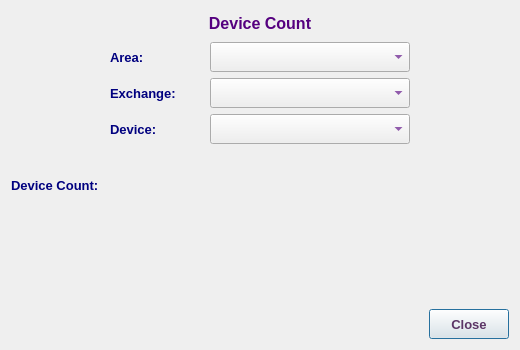
<?xml version="1.0" encoding="UTF-8"?>
<ui version="4.0">
 <class>DeviceCountDialog</class>
 <widget class="QDialog" name="DeviceCountDialog">
  <property name="geometry">
   <rect>
    <x>0</x>
    <y>0</y>
    <width>520</width>
    <height>350</height>
   </rect>
  </property>
  <property name="minimumSize">
   <size>
    <width>520</width>
    <height>350</height>
   </size>
  </property>
  <property name="maximumSize">
   <size>
    <width>521</width>
    <height>351</height>
   </size>
  </property>
  <property name="font">
   <font>
    <family>Tahoma</family>
    <pointsize>10</pointsize>
   </font>
  </property>
  <property name="windowTitle">
   <string>Device Count</string>
  </property>
  <property name="windowIcon">
   <iconset resource="../../../image.qrc">
    <normaloff>:/Image/stat.png</normaloff>:/Image/stat.png</iconset>
  </property>
  <layout class="QVBoxLayout" name="verticalLayout_3">
   <item>
    <layout class="QHBoxLayout" name="horizontalLayout">
     <item>
      <widget class="QLabel" name="label_2">
       <property name="text">
        <string/>
       </property>
       <property name="pixmap">
        <pixmap resource="../../../image.qrc">:/Image/device.png</pixmap>
       </property>
      </widget>
     </item>
     <item>
      <widget class="QLabel" name="label">
       <property name="sizePolicy">
        <sizepolicy hsizetype="Expanding" vsizetype="Preferred">
         <horstretch>0</horstretch>
         <verstretch>0</verstretch>
        </sizepolicy>
       </property>
       <property name="minimumSize">
        <size>
         <width>350</width>
         <height>25</height>
        </size>
       </property>
       <property name="maximumSize">
        <size>
         <width>1500</width>
         <height>25</height>
        </size>
       </property>
       <property name="font">
        <font>
         <family>Tahoma</family>
         <pointsize>12</pointsize>
         <weight>75</weight>
         <bold>true</bold>
        </font>
       </property>
       <property name="styleSheet">
        <string notr="true">color: rgb(85, 0, 127);</string>
       </property>
       <property name="text">
        <string>Device Count</string>
       </property>
       <property name="alignment">
        <set>Qt::AlignCenter</set>
       </property>
      </widget>
     </item>
     <item>
      <widget class="QLabel" name="label_3">
       <property name="text">
        <string/>
       </property>
       <property name="pixmap">
        <pixmap resource="../../../image.qrc">:/Image/stat.png</pixmap>
       </property>
      </widget>
     </item>
    </layout>
   </item>
   <item>
    <layout class="QHBoxLayout" name="horizontalLayout_2">
     <property name="spacing">
      <number>0</number>
     </property>
     <item>
      <spacer name="horizontalSpacer_4">
       <property name="orientation">
        <enum>Qt::Horizontal</enum>
       </property>
       <property name="sizeHint" stdset="0">
        <size>
         <width>40</width>
         <height>20</height>
        </size>
       </property>
      </spacer>
     </item>
     <item>
      <widget class="QLabel" name="label_4">
       <property name="minimumSize">
        <size>
         <width>100</width>
         <height>30</height>
        </size>
       </property>
       <property name="maximumSize">
        <size>
         <width>120</width>
         <height>30</height>
        </size>
       </property>
       <property name="font">
        <font>
         <family>Tahoma</family>
         <pointsize>10</pointsize>
         <weight>75</weight>
         <bold>true</bold>
        </font>
       </property>
       <property name="styleSheet">
        <string notr="true">color: rgb(0, 0, 127);</string>
       </property>
       <property name="text">
        <string>Area:</string>
       </property>
       <property name="alignment">
        <set>Qt::AlignLeading|Qt::AlignLeft|Qt::AlignVCenter</set>
       </property>
      </widget>
     </item>
     <item>
      <widget class="QComboBox" name="areaCB">
       <property name="minimumSize">
        <size>
         <width>200</width>
         <height>30</height>
        </size>
       </property>
       <property name="maximumSize">
        <size>
         <width>200</width>
         <height>30</height>
        </size>
       </property>
       <property name="font">
        <font>
         <family>Tahoma</family>
         <pointsize>10</pointsize>
         <weight>75</weight>
         <bold>true</bold>
        </font>
       </property>
       <property name="styleSheet">
        <string notr="true">color: rgb(85, 0, 127);</string>
       </property>
      </widget>
     </item>
     <item>
      <spacer name="horizontalSpacer_2">
       <property name="orientation">
        <enum>Qt::Horizontal</enum>
       </property>
       <property name="sizeHint" stdset="0">
        <size>
         <width>40</width>
         <height>20</height>
        </size>
       </property>
      </spacer>
     </item>
    </layout>
   </item>
   <item>
    <widget class="QFrame" name="exchFrame">
     <property name="frameShape">
      <enum>QFrame::NoFrame</enum>
     </property>
     <property name="frameShadow">
      <enum>QFrame::Raised</enum>
     </property>
     <property name="lineWidth">
      <number>0</number>
     </property>
     <layout class="QVBoxLayout" name="verticalLayout">
      <property name="spacing">
       <number>0</number>
      </property>
      <property name="leftMargin">
       <number>0</number>
      </property>
      <property name="topMargin">
       <number>0</number>
      </property>
      <property name="rightMargin">
       <number>0</number>
      </property>
      <property name="bottomMargin">
       <number>0</number>
      </property>
      <item>
       <layout class="QHBoxLayout" name="horizontalLayout_6">
        <property name="spacing">
         <number>0</number>
        </property>
        <item>
         <spacer name="horizontalSpacer_6">
          <property name="orientation">
           <enum>Qt::Horizontal</enum>
          </property>
          <property name="sizeHint" stdset="0">
           <size>
            <width>40</width>
            <height>20</height>
           </size>
          </property>
         </spacer>
        </item>
        <item>
         <widget class="QLabel" name="label_7">
          <property name="minimumSize">
           <size>
            <width>100</width>
            <height>30</height>
           </size>
          </property>
          <property name="maximumSize">
           <size>
            <width>120</width>
            <height>30</height>
           </size>
          </property>
          <property name="font">
           <font>
            <family>Tahoma</family>
            <pointsize>10</pointsize>
            <weight>75</weight>
            <bold>true</bold>
           </font>
          </property>
          <property name="styleSheet">
           <string notr="true">color: rgb(0, 0, 127);</string>
          </property>
          <property name="text">
           <string>Exchange:</string>
          </property>
          <property name="alignment">
           <set>Qt::AlignLeading|Qt::AlignLeft|Qt::AlignVCenter</set>
          </property>
         </widget>
        </item>
        <item>
         <widget class="QComboBox" name="abbrCB">
          <property name="minimumSize">
           <size>
            <width>200</width>
            <height>30</height>
           </size>
          </property>
          <property name="maximumSize">
           <size>
            <width>200</width>
            <height>30</height>
           </size>
          </property>
          <property name="font">
           <font>
            <family>Tahoma</family>
            <pointsize>10</pointsize>
            <weight>75</weight>
            <bold>true</bold>
           </font>
          </property>
          <property name="styleSheet">
           <string notr="true">color: rgb(85, 0, 127);</string>
          </property>
         </widget>
        </item>
        <item>
         <spacer name="horizontalSpacer_7">
          <property name="orientation">
           <enum>Qt::Horizontal</enum>
          </property>
          <property name="sizeHint" stdset="0">
           <size>
            <width>40</width>
            <height>20</height>
           </size>
          </property>
         </spacer>
        </item>
       </layout>
      </item>
     </layout>
    </widget>
   </item>
   <item>
    <layout class="QHBoxLayout" name="horizontalLayout_9">
     <property name="spacing">
      <number>0</number>
     </property>
     <item>
      <spacer name="horizontalSpacer_8">
       <property name="orientation">
        <enum>Qt::Horizontal</enum>
       </property>
       <property name="sizeHint" stdset="0">
        <size>
         <width>40</width>
         <height>20</height>
        </size>
       </property>
      </spacer>
     </item>
     <item>
      <widget class="QLabel" name="label_11">
       <property name="minimumSize">
        <size>
         <width>100</width>
         <height>30</height>
        </size>
       </property>
       <property name="maximumSize">
        <size>
         <width>120</width>
         <height>30</height>
        </size>
       </property>
       <property name="font">
        <font>
         <family>Tahoma</family>
         <pointsize>10</pointsize>
         <weight>75</weight>
         <bold>true</bold>
        </font>
       </property>
       <property name="styleSheet">
        <string notr="true">color: rgb(0, 0, 127);</string>
       </property>
       <property name="text">
        <string>Device:</string>
       </property>
       <property name="alignment">
        <set>Qt::AlignLeading|Qt::AlignLeft|Qt::AlignVCenter</set>
       </property>
      </widget>
     </item>
     <item>
      <widget class="QComboBox" name="devCB">
       <property name="minimumSize">
        <size>
         <width>200</width>
         <height>30</height>
        </size>
       </property>
       <property name="maximumSize">
        <size>
         <width>200</width>
         <height>30</height>
        </size>
       </property>
       <property name="font">
        <font>
         <family>Tahoma</family>
         <pointsize>10</pointsize>
         <weight>75</weight>
         <bold>true</bold>
        </font>
       </property>
       <property name="styleSheet">
        <string notr="true">color: rgb(85, 0, 127);</string>
       </property>
      </widget>
     </item>
     <item>
      <spacer name="horizontalSpacer">
       <property name="orientation">
        <enum>Qt::Horizontal</enum>
       </property>
       <property name="sizeHint" stdset="0">
        <size>
         <width>40</width>
         <height>20</height>
        </size>
       </property>
      </spacer>
     </item>
    </layout>
   </item>
   <item>
    <spacer name="verticalSpacer_2">
     <property name="orientation">
      <enum>Qt::Vertical</enum>
     </property>
     <property name="sizeType">
      <enum>QSizePolicy::Minimum</enum>
     </property>
     <property name="sizeHint" stdset="0">
      <size>
       <width>20</width>
       <height>20</height>
      </size>
     </property>
    </spacer>
   </item>
   <item>
    <layout class="QHBoxLayout" name="horizontalLayout_4">
     <property name="spacing">
      <number>0</number>
     </property>
     <item>
      <widget class="QLabel" name="label_5">
       <property name="minimumSize">
        <size>
         <width>100</width>
         <height>30</height>
        </size>
       </property>
       <property name="maximumSize">
        <size>
         <width>120</width>
         <height>30</height>
        </size>
       </property>
       <property name="font">
        <font>
         <family>Tahoma</family>
         <pointsize>10</pointsize>
         <weight>75</weight>
         <bold>true</bold>
        </font>
       </property>
       <property name="styleSheet">
        <string notr="true">color: rgb(0, 0, 127);</string>
       </property>
       <property name="text">
        <string>Device Count:</string>
       </property>
       <property name="alignment">
        <set>Qt::AlignLeading|Qt::AlignLeft|Qt::AlignVCenter</set>
       </property>
      </widget>
     </item>
     <item>
      <widget class="QLabel" name="cntLbl">
       <property name="minimumSize">
        <size>
         <width>200</width>
         <height>30</height>
        </size>
       </property>
       <property name="maximumSize">
        <size>
         <width>200</width>
         <height>30</height>
        </size>
       </property>
       <property name="font">
        <font>
         <family>Tahoma</family>
         <pointsize>10</pointsize>
         <weight>75</weight>
         <bold>true</bold>
        </font>
       </property>
       <property name="styleSheet">
        <string notr="true">color: rgb(85, 0, 127);</string>
       </property>
       <property name="text">
        <string/>
       </property>
       <property name="alignment">
        <set>Qt::AlignLeading|Qt::AlignLeft|Qt::AlignVCenter</set>
       </property>
      </widget>
     </item>
     <item>
      <spacer name="horizontalSpacer_3">
       <property name="orientation">
        <enum>Qt::Horizontal</enum>
       </property>
       <property name="sizeHint" stdset="0">
        <size>
         <width>40</width>
         <height>20</height>
        </size>
       </property>
      </spacer>
     </item>
    </layout>
   </item>
   <item>
    <spacer name="verticalSpacer">
     <property name="orientation">
      <enum>Qt::Vertical</enum>
     </property>
     <property name="sizeHint" stdset="0">
      <size>
       <width>20</width>
       <height>47</height>
      </size>
     </property>
    </spacer>
   </item>
   <item>
    <layout class="QHBoxLayout" name="horizontalLayout_5">
     <item>
      <spacer name="horizontalSpacer_5">
       <property name="orientation">
        <enum>Qt::Horizontal</enum>
       </property>
       <property name="sizeHint" stdset="0">
        <size>
         <width>40</width>
         <height>20</height>
        </size>
       </property>
      </spacer>
     </item>
     <item>
      <widget class="QPushButton" name="CancelBtn">
       <property name="sizePolicy">
        <sizepolicy hsizetype="Preferred" vsizetype="Preferred">
         <horstretch>0</horstretch>
         <verstretch>0</verstretch>
        </sizepolicy>
       </property>
       <property name="minimumSize">
        <size>
         <width>80</width>
         <height>30</height>
        </size>
       </property>
       <property name="maximumSize">
        <size>
         <width>16777215</width>
         <height>30</height>
        </size>
       </property>
       <property name="font">
        <font>
         <weight>75</weight>
         <bold>true</bold>
        </font>
       </property>
       <property name="styleSheet">
        <string notr="true">color: rgb(92, 53, 102);</string>
       </property>
       <property name="text">
        <string>Close</string>
       </property>
       <property name="icon">
        <iconset resource="../../../image.qrc">
         <normaloff>:/Image/remove.png</normaloff>:/Image/remove.png</iconset>
       </property>
       <property name="iconSize">
        <size>
         <width>20</width>
         <height>20</height>
        </size>
       </property>
      </widget>
     </item>
    </layout>
   </item>
  </layout>
 </widget>
 <resources>
  <include location="../../../image.qrc"/>
 </resources>
 <connections/>
</ui>
